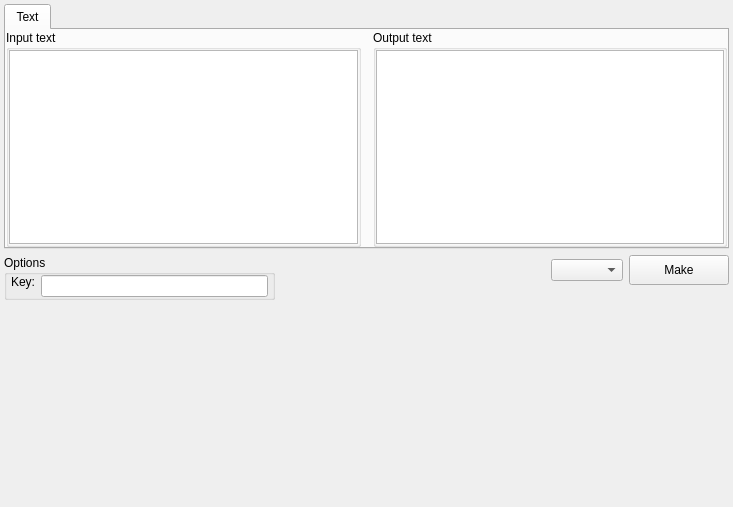
<?xml version="1.0" encoding="UTF-8"?>
<ui version="4.0">
 <class>Vigenere</class>
 <widget class="QWidget" name="Vigenere">
  <property name="geometry">
   <rect>
    <x>0</x>
    <y>0</y>
    <width>733</width>
    <height>507</height>
   </rect>
  </property>
  <property name="windowTitle">
   <string>Form</string>
  </property>
  <layout class="QVBoxLayout" name="verticalLayout_4">
   <property name="leftMargin">
    <number>4</number>
   </property>
   <property name="topMargin">
    <number>4</number>
   </property>
   <property name="rightMargin">
    <number>4</number>
   </property>
   <property name="bottomMargin">
    <number>4</number>
   </property>
   <item>
    <widget class="QTabWidget" name="tab_widget">
     <property name="maximumSize">
      <size>
       <width>16777215</width>
       <height>400</height>
      </size>
     </property>
     <property name="currentIndex">
      <number>0</number>
     </property>
     <widget class="QWidget" name="tab_text">
      <attribute name="title">
       <string>Text</string>
      </attribute>
      <layout class="QHBoxLayout" name="horizontalLayout">
       <property name="spacing">
        <number>12</number>
       </property>
       <property name="leftMargin">
        <number>0</number>
       </property>
       <property name="topMargin">
        <number>0</number>
       </property>
       <property name="rightMargin">
        <number>0</number>
       </property>
       <property name="bottomMargin">
        <number>0</number>
       </property>
       <item>
        <widget class="QGroupBox" name="group_box_input">
         <property name="title">
          <string>Input text</string>
         </property>
         <layout class="QVBoxLayout" name="verticalLayout_28">
          <property name="spacing">
           <number>0</number>
          </property>
          <property name="leftMargin">
           <number>0</number>
          </property>
          <property name="topMargin">
           <number>0</number>
          </property>
          <property name="rightMargin">
           <number>0</number>
          </property>
          <property name="bottomMargin">
           <number>0</number>
          </property>
          <item>
           <widget class="QTextEdit" name="text_edit_input"/>
          </item>
         </layout>
        </widget>
       </item>
       <item>
        <widget class="QGroupBox" name="group_box_output">
         <property name="title">
          <string>Output text</string>
         </property>
         <layout class="QVBoxLayout" name="verticalLayout_29">
          <property name="spacing">
           <number>0</number>
          </property>
          <property name="leftMargin">
           <number>0</number>
          </property>
          <property name="topMargin">
           <number>0</number>
          </property>
          <property name="rightMargin">
           <number>0</number>
          </property>
          <property name="bottomMargin">
           <number>0</number>
          </property>
          <item>
           <widget class="QTextEdit" name="text_edit_output">
            <property name="readOnly">
             <bool>true</bool>
            </property>
           </widget>
          </item>
         </layout>
        </widget>
       </item>
      </layout>
     </widget>
    </widget>
   </item>
   <item>
    <layout class="QHBoxLayout" name="horizontal_layout_1">
     <item>
      <layout class="QVBoxLayout" name="vertical_layout_2">
       <item>
        <widget class="QGroupBox" name="group_box_options">
         <property name="maximumSize">
          <size>
           <width>400</width>
           <height>16777215</height>
          </size>
         </property>
         <property name="title">
          <string>Options</string>
         </property>
         <layout class="QVBoxLayout" name="verticalLayout_2">
          <property name="leftMargin">
           <number>0</number>
          </property>
          <property name="topMargin">
           <number>0</number>
          </property>
          <property name="rightMargin">
           <number>0</number>
          </property>
          <property name="bottomMargin">
           <number>0</number>
          </property>
          <item>
           <layout class="QFormLayout" name="form_layout_options">
            <property name="fieldGrowthPolicy">
             <enum>QFormLayout::ExpandingFieldsGrow</enum>
            </property>
            <property name="leftMargin">
             <number>4</number>
            </property>
            <property name="rightMargin">
             <number>4</number>
            </property>
            <item row="0" column="0">
             <widget class="QLabel" name="label_key">
              <property name="sizePolicy">
               <sizepolicy hsizetype="Minimum" vsizetype="Fixed">
                <horstretch>0</horstretch>
                <verstretch>0</verstretch>
               </sizepolicy>
              </property>
              <property name="text">
               <string>Key:</string>
              </property>
             </widget>
            </item>
            <item row="0" column="1">
             <widget class="QLineEdit" name="line_edit_key"/>
            </item>
           </layout>
          </item>
         </layout>
        </widget>
       </item>
       <item>
        <spacer name="vertical_spacer_2">
         <property name="orientation">
          <enum>Qt::Vertical</enum>
         </property>
         <property name="sizeHint" stdset="0">
          <size>
           <width>20</width>
           <height>40</height>
          </size>
         </property>
        </spacer>
       </item>
      </layout>
     </item>
     <item>
      <spacer name="horizontal_spacer_1">
       <property name="orientation">
        <enum>Qt::Horizontal</enum>
       </property>
       <property name="sizeHint" stdset="0">
        <size>
         <width>40</width>
         <height>20</height>
        </size>
       </property>
      </spacer>
     </item>
     <item>
      <layout class="QVBoxLayout" name="vertical_layout_1">
       <item>
        <layout class="QHBoxLayout" name="horizontal_layout_2">
         <item>
          <widget class="QComboBox" name="combo_box_enc_proc">
           <property name="sizePolicy">
            <sizepolicy hsizetype="Fixed" vsizetype="Fixed">
             <horstretch>0</horstretch>
             <verstretch>0</verstretch>
            </sizepolicy>
           </property>
          </widget>
         </item>
         <item>
          <widget class="QPushButton" name="button_make">
           <property name="sizePolicy">
            <sizepolicy hsizetype="Fixed" vsizetype="Fixed">
             <horstretch>0</horstretch>
             <verstretch>0</verstretch>
            </sizepolicy>
           </property>
           <property name="minimumSize">
            <size>
             <width>100</width>
             <height>30</height>
            </size>
           </property>
           <property name="text">
            <string>Make</string>
           </property>
          </widget>
         </item>
        </layout>
       </item>
       <item>
        <spacer name="vertical_spacer_1">
         <property name="orientation">
          <enum>Qt::Vertical</enum>
         </property>
         <property name="sizeHint" stdset="0">
          <size>
           <width>20</width>
           <height>40</height>
          </size>
         </property>
        </spacer>
       </item>
      </layout>
     </item>
    </layout>
   </item>
   <item>
    <spacer name="vertical_spacer_3">
     <property name="orientation">
      <enum>Qt::Vertical</enum>
     </property>
     <property name="sizeHint" stdset="0">
      <size>
       <width>20</width>
       <height>111</height>
      </size>
     </property>
    </spacer>
   </item>
  </layout>
 </widget>
 <resources/>
 <connections/>
</ui>
